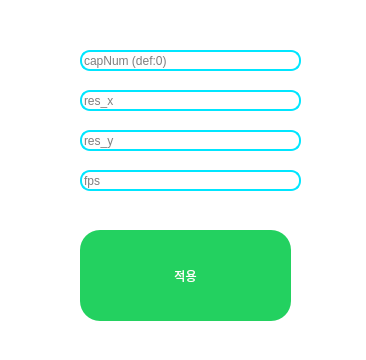
<?xml version="1.0" encoding="UTF-8"?>
<ui version="4.0">
 <class>Form</class>
 <widget class="QWidget" name="Form">
  <property name="geometry">
   <rect>
    <x>0</x>
    <y>0</y>
    <width>366</width>
    <height>360</height>
   </rect>
  </property>
  <property name="windowTitle">
   <string>Form</string>
  </property>
  <property name="styleSheet">
   <string notr="true">background-color:#ffffff;</string>
  </property>
  <widget class="QLineEdit" name="capnum">
   <property name="geometry">
    <rect>
     <x>80</x>
     <y>50</y>
     <width>221</width>
     <height>21</height>
    </rect>
   </property>
   <property name="styleSheet">
    <string notr="true">border: 2px solid #00E6FF;
border-radius: 10px;</string>
   </property>
   <property name="placeholderText">
    <string>capNum (def:0)</string>
   </property>
  </widget>
  <widget class="QLineEdit" name="resx">
   <property name="geometry">
    <rect>
     <x>80</x>
     <y>90</y>
     <width>221</width>
     <height>21</height>
    </rect>
   </property>
   <property name="styleSheet">
    <string notr="true">border: 2px solid #00E6FF;
border-radius: 10px;</string>
   </property>
   <property name="placeholderText">
    <string>res_x</string>
   </property>
  </widget>
  <widget class="QLineEdit" name="resy">
   <property name="geometry">
    <rect>
     <x>80</x>
     <y>130</y>
     <width>221</width>
     <height>21</height>
    </rect>
   </property>
   <property name="styleSheet">
    <string notr="true">border: 2px solid #00E6FF;
border-radius: 10px;</string>
   </property>
   <property name="placeholderText">
    <string>res_y</string>
   </property>
  </widget>
  <widget class="QPushButton" name="pushButton">
   <property name="geometry">
    <rect>
     <x>80</x>
     <y>230</y>
     <width>211</width>
     <height>91</height>
    </rect>
   </property>
   <property name="styleSheet">
    <string notr="true">background-color: #23d160;
   border-color: transparent;
   color: #fff;
   border-radius: 20px;</string>
   </property>
   <property name="text">
    <string>적용</string>
   </property>
  </widget>
  <widget class="QLineEdit" name="fps">
   <property name="geometry">
    <rect>
     <x>80</x>
     <y>170</y>
     <width>221</width>
     <height>21</height>
    </rect>
   </property>
   <property name="styleSheet">
    <string notr="true">border: 2px solid #00E6FF;
border-radius: 10px;</string>
   </property>
   <property name="placeholderText">
    <string>fps</string>
   </property>
  </widget>
 </widget>
 <resources/>
 <connections>
  <connection>
   <sender>pushButton</sender>
   <signal>clicked()</signal>
   <receiver>Form</receiver>
   <slot>apply()</slot>
   <hints>
    <hint type="sourcelabel">
     <x>156</x>
     <y>258</y>
    </hint>
    <hint type="destinationlabel">
     <x>249</x>
     <y>216</y>
    </hint>
   </hints>
  </connection>
 </connections>
 <slots>
  <slot>apply()</slot>
 </slots>
</ui>
